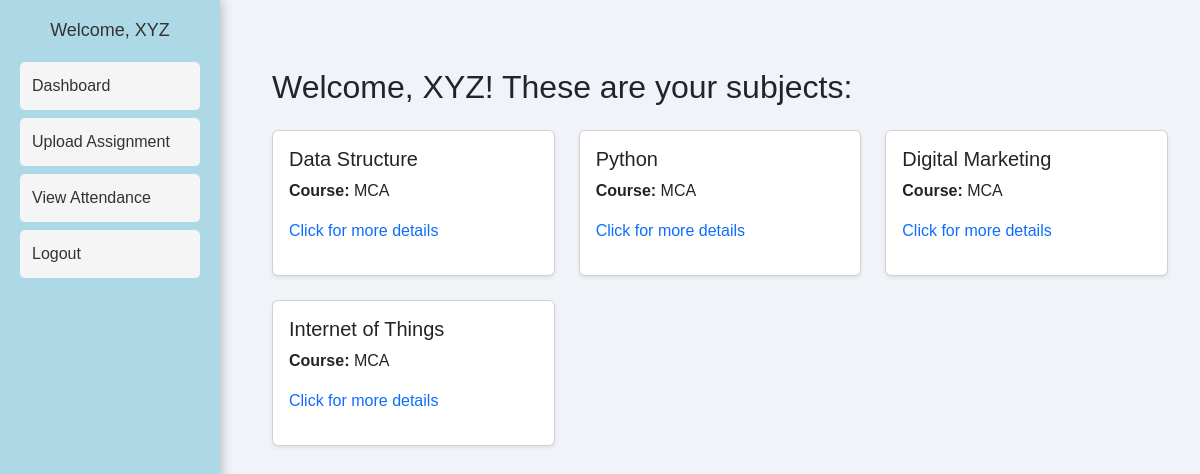
/dashboard/student_subject.php (signed in), run on the app's committed database.
### tables this page shows
CREATE TABLE `subjects` (
  `id` int(11) NOT NULL,
  `subject_name` varchar(255) NOT NULL,
  `teacher_id` int(11) NOT NULL,
  `course_id` int(11) NOT NULL
);

CREATE TABLE `courses` (
  `id` int(11) NOT NULL,
  `course_name` varchar(255) NOT NULL
);

### dashboard/student_subject.php (the view, shortened to what this page needs)
<?php
include '../db/db_connect.php';
$user_name = htmlspecialchars($_SESSION['name']);
$user_id = $_SESSION['id'];
$query = "SELECT s.id, s.subject_name, c.course_name
          FROM student_subjects ss
          JOIN subjects s ON ss.subject_id = s.id
          JOIN courses c ON s.course_id = c.id
          WHERE ss.student_id = ?";
$stmt = $conn->prepare($query);
$stmt->bind_param("i", $user_id);
$stmt->execute();
$result = $stmt->get_result();
$subjects = $result->fetch_all(MYSQLI_ASSOC);
?>
<!DOCTYPE html>
<html lang="en">
<head>
    <link href="https://cdn.jsdelivr.net/npm/bootstrap@5.3.0/dist/css/bootstrap.min.css" rel="stylesheet">
    <link rel="stylesheet" href="../style/styles.css">
</head>
<body>
<div class="sidebar">
        <h2>Welcome, <?php echo $user_name; ?></h2>
        <a href="../dashboard/student_dashboard.php">Dashboard</a>
        <a href="../dashboard/upload_assignment.php">Upload Assignment</a>
        <a href="../dashboard/view_attendance.php">View Attendance</a>
        <a href="../auth/logout.php">Logout</a>
</div>
<div class="content">
<div class="container mt-5">
    <h2 class="mb-4">Welcome, <?php echo $user_name; ?>! These are your subjects:</h2>
    <div class="row">
        <?php if (!empty($subjects)): ?>
            <?php foreach ($subjects as $subject): ?>
                <div class="col-md-4 mb-4">
                    <a href="student_subject_details.php?subject_id=<?php echo $subject['id']; ?>" class="text-decoration-none text-dark">
                        <div class="card h-100 shadow-sm">
                            <div class="card-body">
                                <h5 class="card-title"><?php echo htmlspecialchars($subject['subject_name']); ?></h5>
                                <p class="card-text"><strong>Course:</strong> <?php echo htmlspecialchars($subject['course_name']); ?></p>
                                <p class="text-primary">Click for more details</p>
                            </div>
                        </div>
                    </a>
                </div>
            <?php endforeach; ?>
        <?php else: ?>
            <p>No subjects assigned.</p>
        <?php endif; ?>
    </div>
</div>
</div>
</body>
</html>

### style/styles.css (style rules this page uses)
body { font-family: Arial, sans-serif; margin: 0; padding: 0; background-color: #f0f4f8; }
.sidebar { width: 220px; height: 100vh; background: lightblue; padding: 20px; position: fixed; left: 0; top: 0; box-shadow: 3px 0 10px rgba(0, 0, 0, 0.2); }
.sidebar h2 { font-size: 18px; text-align: center; color: #333; margin-bottom: 20px; }
.sidebar a { display: block; padding: 12px; color: #333; text-decoration: none; border-radius: 5px; margin-top: 8px; background: whitesmoke; transition: background 0.3s ease-in-out; }
.content { margin-left: 240px; padding: 20px; }

### data on the page
subjects: subject_name "Data Structure", course.course_name "MCA"
subjects: subject_name "Python", course.course_name "MCA"
subjects: subject_name "Digital Marketing", course.course_name "MCA"
subjects: subject_name "Internet of Things", course.course_name "MCA"

### other printed values
$user_name "XYZ"
